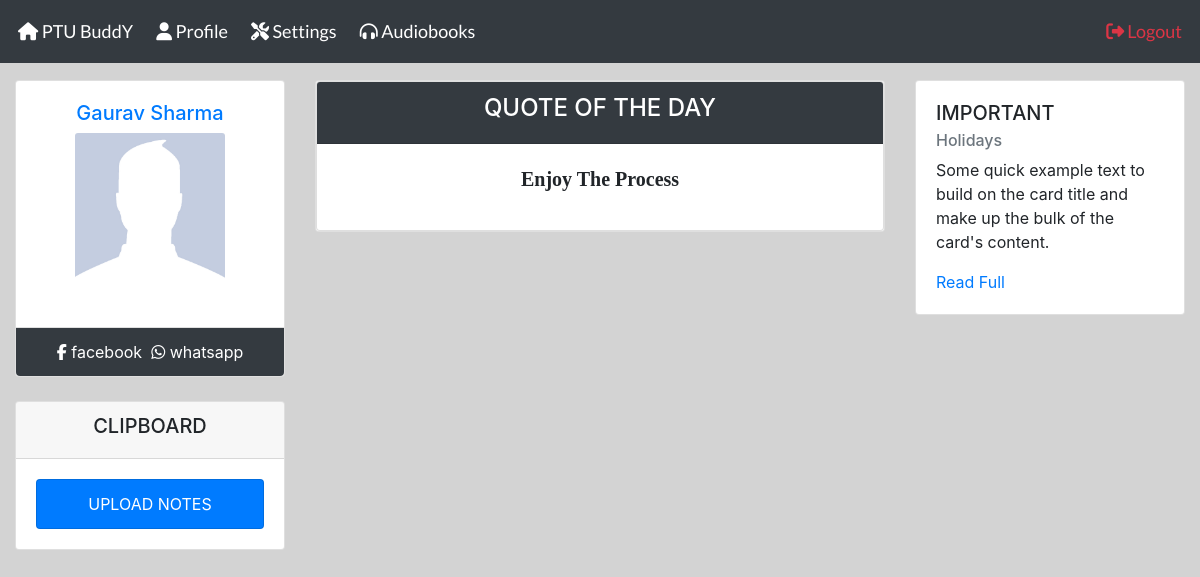
The page /teacher/home.php (signed in) on the database as committed earlier.
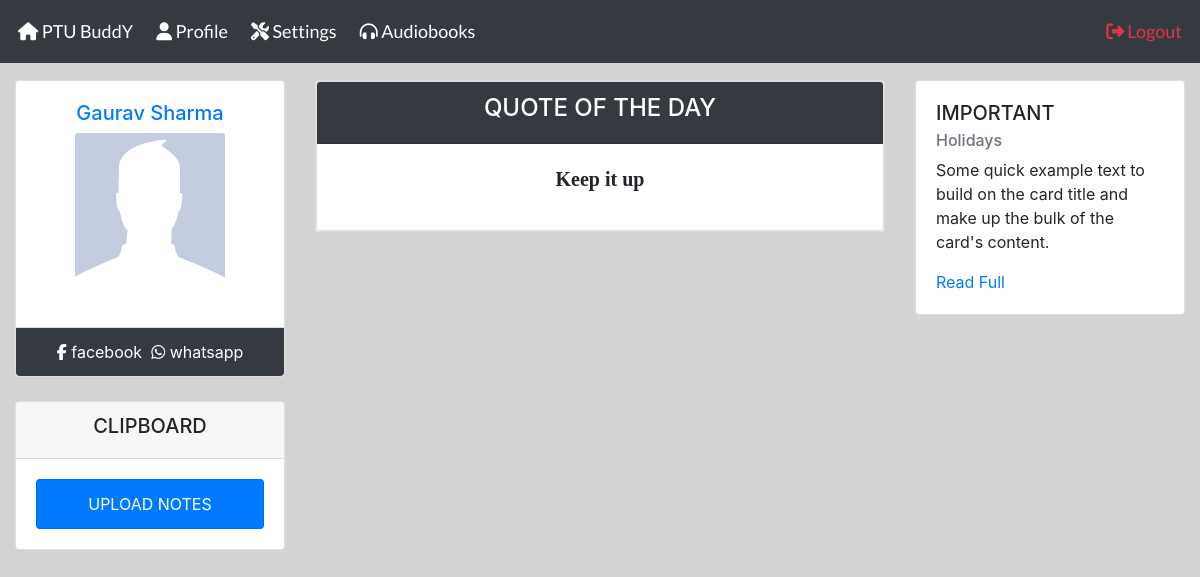
The same page on the database as committed later.
### tables this page shows
CREATE TABLE `buddy_teachers` (
  `teacher_id` int(11) NOT NULL,
  `fname` varchar(100) NOT NULL,
  `lname` varchar(100) NOT NULL,
  `email` varchar(255) NOT NULL,
  `phoneNumber` varchar(15) NOT NULL,
  `Tpassword` varchar(255) NOT NULL,
  `Tprofile` varchar(255) NOT NULL DEFAULT '../assets/images/dp.png'
);

CREATE TABLE `buddy_quote` (
  `quote` varchar(255) NOT NULL
);

### core/init.php (called while the page is built, shortened)
<?php
include_once('db/connection.php');
include_once('classes/post.php');
include_once('classes/teacher.php');
global $conn;
$getFromP = new Post($conn);
$getFromT = new Teacher($conn);
?>

### core/classes/teacher.php (called while the page is built, shortened)
<?php
class Teacher{
    protected $conn;
    function __construct($conn){
        $this->conn = $conn;
    }
    public function TeacherData($teacher_id)
    {
        $query = "SELECT * from buddy_teachers WHERE teacher_id=:teacherid";
        $stmt = $this->conn->prepare($query);
        $stmt->bindParam(':teacherid', $teacher_id, PDO::PARAM_INT);
        $stmt->execute();
        return $stmt->fetch(PDO::FETCH_OBJ);
    }
}
?>

### core/classes/post.php (called while the page is built, shortened)
<?php
class Post extends User
{
    function __construct($conn)
    {
        $this->conn = $conn;
    }
    public function quote()
    {
        $query = "SELECT quote from buddy_quote";
        $stmt = $this->conn->prepare($query);
        $stmt->execute();
        return $stmt->fetch(PDO::FETCH_OBJ);
    }
}

### teacher/home.php (the view, shortened to what this page needs)
<?php
include_once('../core/init.php');
$teacher_id = @$_SESSION['teacher_id'];
$Tuser = $getFromT->TeacherData($teacher_id);
$quote = $getFromP->quote();
?>
<!DOCTYPE html>
<html>
<head>
    <?php include_once("includes/TeacherbackHeader.php"); ?>
    <link rel="stylesheet" href="https://cdnjs.cloudflare.com/ajax/libs/emojionearea/3.4.1/emojionearea.min.css">
</head>
<body>
    <?php include_once("includes/profileNevigation.php"); ?>
    <div class="container-fluid gedf-wrapper" style="margin-top:5rem;">
        <div class="row ">
            <div class="col-md-3">
                <div class="card">
                    <div class="card-body text-center">
                        <div class="h5"><a href="profile"><?php echo ucfirst($Tuser->fname) . " " . ucfirst($Tuser->lname); ?></a></div>
                        <img class="card-img-top" style="width:150px;" src="<?php echo $Tuser->Tprofile; ?>" alt="Card image">
                    </div>
                    <ul class="list-group list-group-flush">
                        <li class="list-group-item">
                        </li>
                        <li class="list-group-item bg-dark text-white text-center">
                            <a class="text-white" href="https://www.facebook.com/ptubuddy/" target="_blank"><i class="fa fa-facebook"></i>&nbsp;facebook</a>&nbsp;
                            <a><i class="fa fa-whatsapp"></i>&nbsp;whatsapp</a>
                        </li>
                    </ul>
                </div><br>
                <div class="card">
                    <div class="card-header text-center text-uppercase">
                        <h5>clipboard</h5>
                    </div>
                    <div class="card-body text-center">
                        <ul class="list-group">
                            <button type="button" data-toggle="modal" data-target="#studentsNotes" class="list-group-item bg-primary text-uppercase text-white">Upload Notes</button>
                        </ul>
                    </div>
                </div><br>
            </div>
            <div class="col-md-6 gedf-main buddy-quote" style="margin-bottom: 20px;">
                <div class="card gedf-card">
                    <div class="card gedf-card">
                        <div class="card-header bg-dark text-white">
                            <h4 class="text-uppercase text-center">quote of the day</h4>
                        </div>
                        <div class="card-body">
                            <p class="text-center" style="font-size: 20px; font-weight: bold; font-family:buddy_quote;"><?php echo $quote->quote; ?></p>
                        </div>
                    </div>
                </div><br>
            </div>
            <div class="col-md-3 buddy-alert">
                <div class="card gedf-card">
                    <div class="card-body">
                        <h5 class="card-title text-uppercase">Important</h5>
                        <h6 class="card-subtitle mb-2 text-muted">Holidays</h6>
                        <p class="card-text">Some quick example text to build on the card title and make up the bulk of the
                            card's content.</p>
                        <a href="#" class="card-link">Read Full</a>
                    </div>
                </div><br>
            </div>
        </div>
    </div>
</body>
</html>

### teacher/includes/TeacherbackHeader.php
<?php
echo '
<meta charset="UTF-8">
<meta name="viewport" content="width=device-width, initial-scale=1.0">
<link rel="shortcut icon" type="image/png" href="../assets/images/logo.png">
<link rel="stylesheet" href="https://maxcdn.bootstrapcdn.com/bootstrap/4.4.1/css/bootstrap.min.css">
<script src="https://ajax.googleapis.com/ajax/libs/jquery/3.5.1/jquery.min.js"></script>
<script src="https://cdnjs.cloudflare.com/ajax/libs/popper.js/1.16.0/umd/popper.min.js"></script>
<script src="https://maxcdn.bootstrapcdn.com/bootstrap/4.4.1/js/bootstrap.min.js"></script>
<link href="https://fonts.googleapis.com/css?family=Lato:400,400i,700,700i,900,900i&display=swap" rel="stylesheet">
<link rel="stylesheet" type="text/css" href="../assets/css/side-menu.css">
<link rel="stylesheet" type="text/css" href="../assets/css/profileNevStyle.css">';
?>

### teacher/includes/profileNevigation.php
<?php
echo '
<nav>
   <ul class="buddy-hed-li bg-dark fixed-top" style="z-index:1;">
      <li><a class="" href="home.php"><i class="nevigation-icon fas fa-home"></i>&nbsp;<span class="home-icon-tags">PTU BuddY</span></a></li>
        <li><a href="profile"><i class="fas fa-user"></i>&nbsp;<span class="home-icon-tags">Profile</span></a></li>
        <li><a href="settings"><i class="fas fa-tools"></i>&nbsp;<span class="home-icon-tags">Settings</span></a></li>
        <li><a href="https://www.youtube.com/channel/UCBwt55ujaLmHtyI8nZ7vrzw" target="_blank" ><i class="fas fa-headphones-alt"></i>&nbsp;<span class="home-icon-tags">Audiobooks</span></a></li>
        <li class="buddy-hed-right mobview"><a class="text-danger" href="TlogOut.php"><i class="fas fa-sign-out-alt" style="margin-right: 3px;"></i><span class="home-icon-tags">Logout</span></a></li>
   </ul>
</nav>
';
?>

### assets/css/profileNevStyle.css (style rules this page uses)
body { margin: 0; padding: 0; box-sizing: border-box; background-color: lightgrey; }
.buddy-hed-right { float: right; }
.buddy-hed-li { list-style: none; margin: 0; width: 100%; font-family: lato; padding: 8px; }
.buddy-hed-li li a { display: inline-block; font-size: 18px; color: white; margin: 10px; text-decoration: none; cursor: pointer; }
.buddy-hed-li li { display: inline-block; }

Rows that differ between the two databases and show on the page:
removed buddy_quote: quote "Enjoy The Process"
added buddy_quote: quote "Keep it up"
